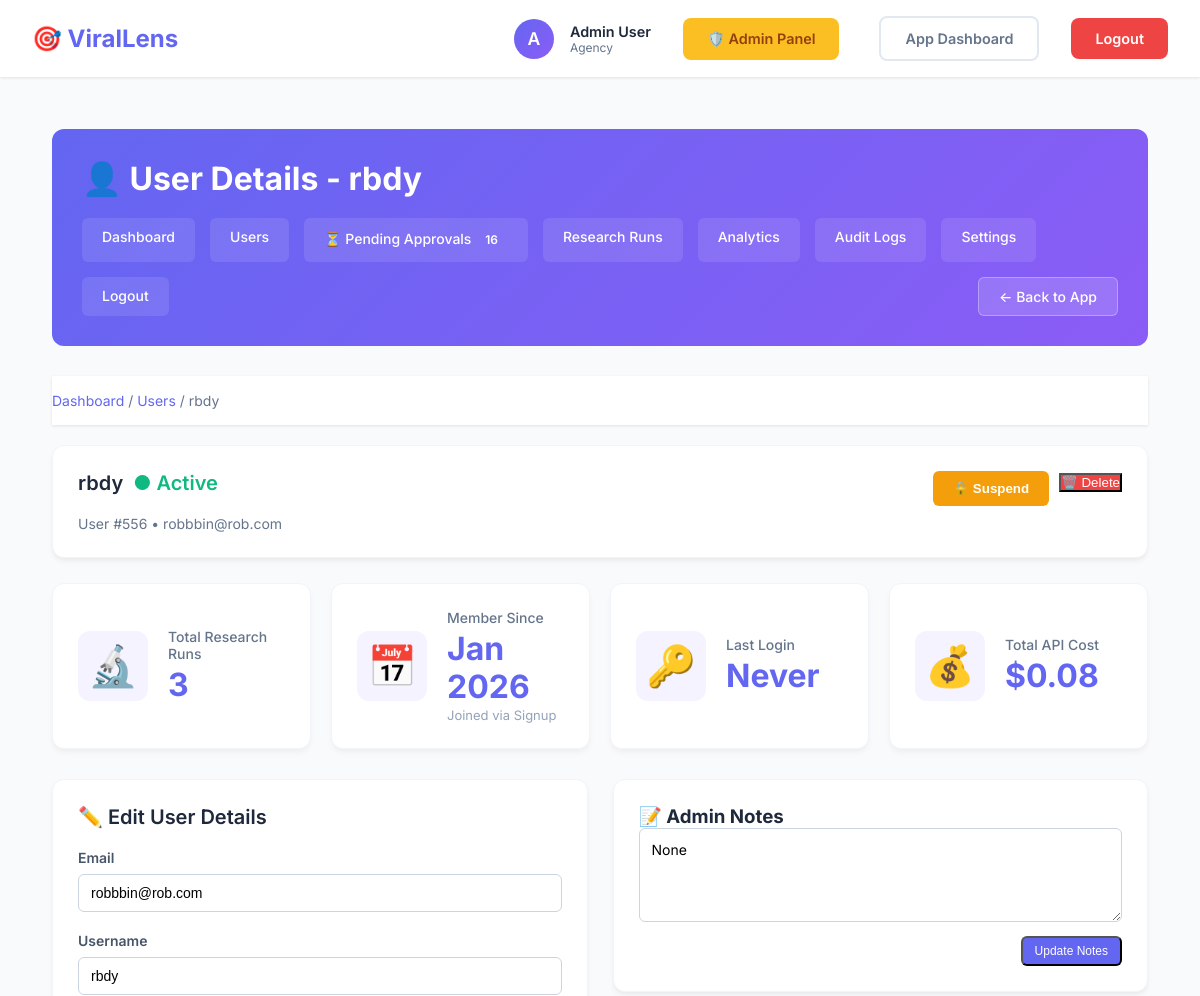
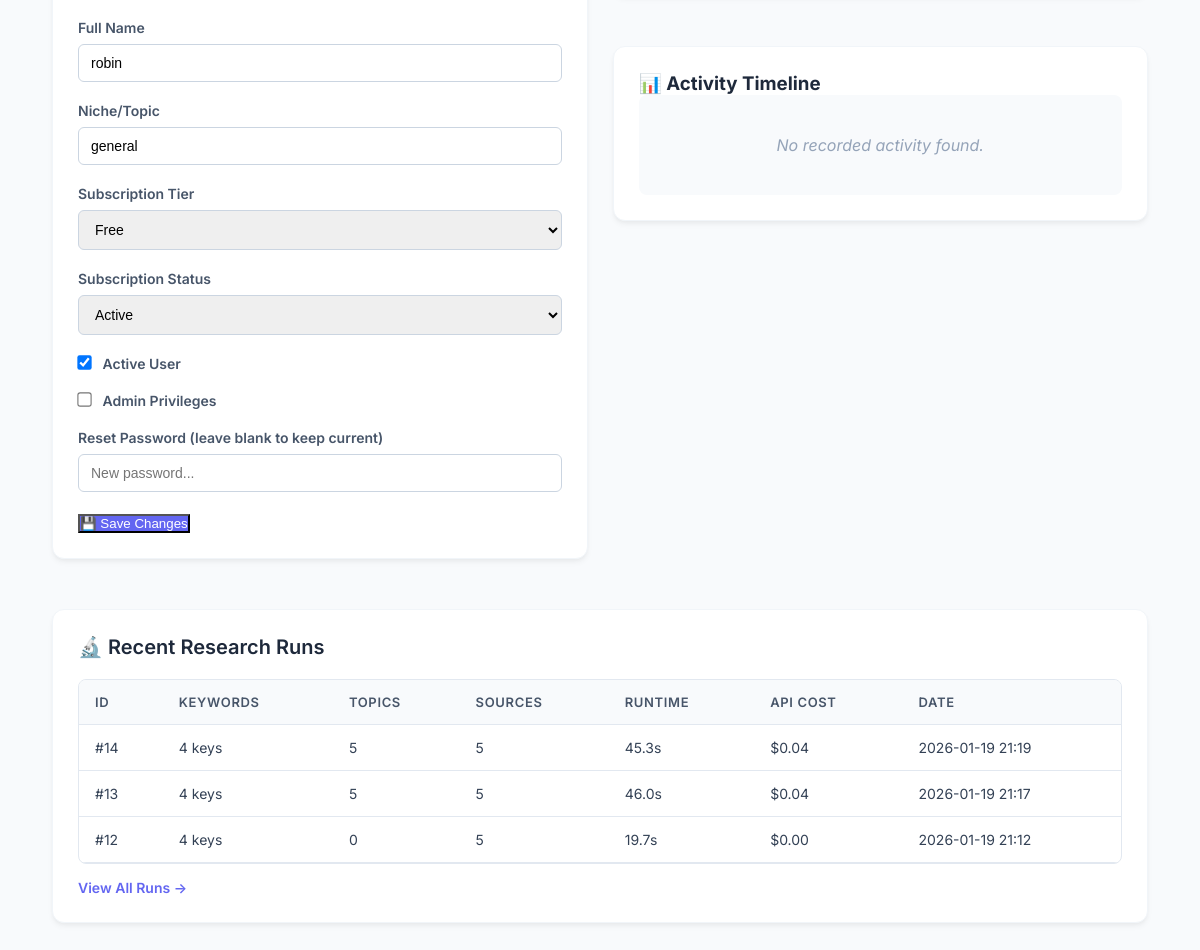
Screenshot of /admin/users/556 (signed in) with the database file from the repository (2 pictures, top to bottom).
### models.py (models this page shows, shortened)
class User(UserMixin, db.Model):
    __tablename__ = 'users'
    id = db.Column(db.Integer, primary_key=True)
    email = db.Column(db.String(120), unique=True, nullable=False, index=True)
    username = db.Column(db.String(80), unique=True, nullable=False, index=True)
    password_hash = db.Column(db.String(255), nullable=False)
    full_name = db.Column(db.String(120))
    niche = db.Column(db.String(50))  # automotive, royal_family, tech, etc.
    subscription_tier = db.Column(db.String(20), default='free')  # free, pro, agency
    subscription_status = db.Column(db.String(20), default='active')  # active, cancelled, expired
    subscription_start = db.Column(db.DateTime)
    subscription_end = db.Column(db.DateTime)
    research_runs_this_month = db.Column(db.Integer, default=0)
    total_research_runs = db.Column(db.Integer, default=0)
    is_admin = db.Column(db.Boolean, default=False)
    is_active = db.Column(db.Boolean, default=True)
    created_at = db.Column(db.DateTime, default=datetime.utcnow)
    last_login = db.Column(db.DateTime)
    approval_status = db.Column(db.String(20), default='approved', nullable=False) # pending, approved, rejected
    approved_by = db.Column(db.Integer, db.ForeignKey('users.id'), nullable=True)
    approved_at = db.Column(db.DateTime, nullable=True)
    rejection_reason = db.Column(db.Text, nullable=True)
    admin_notes = db.Column(db.Text, nullable=True)
    onboarding_completed = db.Column(db.Boolean, default=False)
    onboarding_step = db.Column(db.Integer, default=1) # Track progress
    research_runs = db.relationship('ResearchRun', backref='user', lazy='dynamic', cascade='all, delete-orphan')
    keywords = db.relationship('Keyword', backref='user', lazy='dynamic', cascade='all, delete-orphan')
    competitors = db.relationship('Competitor', backref='user', lazy='dynamic', cascade='all, delete-orphan')
    user_config = db.relationship('UserConfig', backref='user', uselist=False, cascade='all, delete-orphan')
    approver = db.relationship('User', remote_side='User.id', foreign_keys=[approved_by])

class ResearchRun(db.Model):
    __tablename__ = 'research_runs'
    id = db.Column(db.Integer, primary_key=True)
    user_id = db.Column(db.Integer, db.ForeignKey('users.id'), nullable=False, index=True)
    keywords = db.Column(db.JSON)  # List of keywords used
    topics_generated = db.Column(db.Integer, default=0)
    sources_successful = db.Column(db.Integer, default=0)
    runtime_seconds = db.Column(db.Float)
    api_cost = db.Column(db.Float)
    json_report_path = db.Column(db.String(255))
    html_report_path = db.Column(db.String(255))
    topics_data = db.Column(db.JSON)
    created_at = db.Column(db.DateTime, default=datetime.utcnow, index=True)

### admin_routes.py (the view)
@admin_bp.route('/users/<int:user_id>')
@login_required
@admin_required
def user_detail(user_id):
    user_stats = get_user_stats(user_id)
    if not user_stats:
        flash('User not found.', 'error')
        return redirect(url_for('admin.users'))
    return render_template('admin/user_detail.html', **user_stats)

### admin_routes.py (called while the page is built)
@admin_bp.context_processor
def inject_pending_count():
    count = User.query.filter_by(approval_status='pending').count()
    return dict(pending_count=count)

### app.py (called while the page is built)
@login_manager.user_loader
def load_user(user_id):
    return User.query.get(int(user_id))

### utils/admin_utils.py (called while the page is built)
def admin_required(f):
    @wraps(f)
    def decorated_function(*args, **kwargs):
        if not current_user.is_authenticated:
            flash('Please log in to access this page.', 'error')
            return redirect(url_for('login'))
        if not current_user.is_admin:
            flash('Access denied. Admin privileges required.', 'error')
            return redirect(url_for('dashboard'))
        return f(*args, **kwargs)
    return decorated_function

### templates/admin/user_detail.html (shortened to what this page needs)
{% extends "admin/base_admin.html" %}
{% block header_title %}👤 User Details - {{ user.username }}{% endblock %}
{% block admin_content %}
<nav class="breadcrumb">
    <a href="{{ url_for('admin.dashboard') }}">Dashboard</a> /
    <a href="{{ url_for('admin.users') }}">Users</a> /
    <span>{{ user.username }}</span>
</nav>
<div class="section-card">
    <div class="user-header">
        <div>
            <h2>
                {{ user.username }}
                {% if user.is_active %}
                <span class="status-active">● Active</span>
                {% else %}
                <span class="status-inactive">● Inactive</span>
                {% endif %}
            </h2>
            <p class="user-meta">
                User #{{ user.id }} • {{ user.email }}
            </p>
        </div>
        <div class="user-actions">
            <form method="post" action="{{ url_for('admin.suspend_user', user_id=user.id) }}" style="display: inline;">
                <button type="submit" class="btn-warning">
                    {% if user.is_active %}🔒 Suspend{% else %}✅ Reactivate{% endif %}
                </button>
            </form>
            <form method="post" action="{{ url_for('admin.delete_user', user_id=user.id) }}"
                onsubmit="return confirm('Are you sure you want to delete this user? This action cannot be undone.')"
                style="display: inline;">
                <button type="submit" class="btn-danger">🗑️ Delete</button>
            </form>
        </div>
    </div>
</div>
<div class="stats-grid">
    <div class="stat-card">
        <div class="stat-icon">🔬</div>
        <div class="stat-content">
            <div class="stat-label">Total Research Runs</div>
            <div class="stat-value">{{ total_research_runs }}</div>
        </div>
    </div>
    <div class="stat-card">
        <div class="stat-icon">📅</div>
        <div class="stat-content">
            <div class="stat-label">Member Since</div>
            <div class="stat-value">{{ user.created_at.strftime('%b %Y') if user.created_at else 'N/A' }}</div>
            <div class="stat-detail">Joined via Signup</div>
        </div>
    </div>
    <div class="stat-card">
        <div class="stat-icon">🔑</div>
        <div class="stat-content">
            <div class="stat-label">Last Login</div>
            <div class="stat-value">{{ user.last_login.strftime('%b %d') if user.last_login else 'Never' }}</div>
        </div>
    </div>
    <div class="stat-card">
        <div class="stat-icon">💰</div>
        <div class="stat-content">
            <div class="stat-label">Total API Cost</div>
            <div class="stat-value">${{ "%.2f"|format(total_api_cost) }}</div>
        </div>
    </div>
</div>
<div class="admin-content-grid">
    <div class="section-card">
        <h2>✏️ Edit User Details</h2>
        <form method="post" action="{{ url_for('admin.edit_user', user_id=user.id) }}">
            <div class="form-group">
                <label>Email</label>
                <input type="email" name="email" value="{{ user.email }}" required>
            </div>
            <div class="form-group">
                <label>Username</label>
                <input type="text" name="username" value="{{ user.username }}" required>
            </div>
            <div class="form-group">
                <label>Full Name</label>
                <input type="text" name="full_name" value="{{ user.full_name or '' }}">
            </div>
            <div class="form-group">
                <label>Niche/Topic</label>
                <input type="text" name="niche" value="{{ user.niche or '' }}">
            </div>
            <div class="form-group">
                <label>Subscription Tier</label>
                <select name="subscription_tier">
                    <option value="free" {% if user.subscription_tier=='free' %}selected{% endif %}>Free</option>
                </select>
            </div>
            <div class="form-group">
                <label>Subscription Status</label>
                <select name="subscription_status">
                    <option value="active" {% if user.subscription_status=='active' %}selected{% endif %}>Active
                    </option>
                </select>
            </div>
            <div class="form-group">
                <label>
                    <input type="checkbox" name="is_active" {% if user.is_active %}checked{% endif %}>
                    Active User
                </label>
            </div>
            <div class="form-group">
                <label>
                    <input type="checkbox" name="is_admin" {% if user.is_admin %}checked{% endif %}>
                    Admin Privileges
                </label>
            </div>
            <div class="form-group">
                <label>Reset Password (leave blank to keep current)</label>
                <input type="password" name="new_password" placeholder="New password...">
            </div>
            <button type="submit" class="btn-primary">💾 Save Changes</button>
        </form>
    </div>
    <div style="display: flex; flex-direction: column; gap: 25px;">
        <div class="section-card">
            <h3>📝 Admin Notes</h3>
            <textarea id="admin-notes" rows="4"
                placeholder="Internal notes about this user...">{{ user.admin_notes if user.admin_notes is defined else '' }}</textarea>
            <div style="text-align: right;">
                <button class="btn-sm btn-primary" onclick="saveNotes()">Update Notes</button>
            </div>
        </div>
        <div class="section-card">
            <h3>📊 Activity Timeline</h3>
            <div id="activity-timeline" class="activity-timeline">
            </div>
        </div>
    </div>
</div>
<div class="section-card">
    <h2>🔬 Recent Research Runs</h2>
    {% if recent_research %}
    <div class="table-responsive">
        <table class="admin-table">
            <thead>
                <tr>
                    <th>ID</th>
                    <th>Keywords</th>
                    <th>Topics</th>
                    <th>Sources</th>
                    <th>Runtime</th>
                    <th>API Cost</th>
                    <th>Date</th>
                </tr>
            </thead>
            <tbody>
                {% for run in recent_research %}
                <tr>
                    <td>#{{ run.id }}</td>
                    <td>{{ run.keywords|length if run.keywords else 0 }} keys</td>
                    <td>{{ run.topics_generated }}</td>
                    <td>{{ run.sources_successful }}</td>
                    <td>{{ "%.1f"|format(run.runtime_seconds) }}s</td>
                    <td>${{ "%.2f"|format(run.api_cost) if run.api_cost else '0.00' }}</td>
                    <td>{{ run.created_at.strftime('%Y-%m-%d %H:%M') if run.created_at else '-' }}</td>
                </tr>
                {% endfor %}
            </tbody>
        </table>
    </div>
    <a href="{{ url_for('admin.research_runs', user_id=user.id) }}" class="btn-link">View All Runs →</a>
    {% else %}
    <p class="no-data">No research runs yet</p>
    {% endif %}
</div>
{% endblock %}

### templates/base.html (shortened to what this page needs)
<!DOCTYPE html>
<html lang="en">
<head>
</head>
<body>
    <nav>
        <div class="container">
            <a href="{{ url_for('dashboard') }}" class="logo">
                🎯 ViralLens
            </a>
            {% if current_user.is_authenticated %}
            <div class="nav-right">
                <div class="user-info">
                    <div class="user-avatar">
                        {{ current_user.username[0].upper() }}
                    </div>
                    <div class="user-details">
                        <div class="user-name">{{ current_user.full_name or current_user.username }}</div>
                        <div class="user-tier">{{ current_user.subscription_tier }}</div>
                    </div>
                </div>
                {% if current_user.is_admin %}
                <a href="{{ url_for('admin.dashboard') }}" class="btn"
                    style="background: #fbbf24; color: #92400e; margin-right: 0.5rem;">🛡️ Admin Panel</a>
                {% endif %}
                <a href="{{ url_for('dashboard') }}" class="btn btn-outline">App Dashboard</a>
                <a href="{{ url_for('logout') }}" class="btn btn-danger">Logout</a>
            </div>
            {% endif %}
        </div>
    </nav>
    <div class="container">
        {% block content %}{% endblock %}
    </div>
</body>
</html>

### templates/base.html (style rules this page uses)
* { margin: 0; padding: 0; box-sizing: border-box; }
:root { --primary: #6366f1; --primary-dark: #4f46e5; --secondary: #8b5cf6; --success: #10b981; --danger: #ef4444; --warning: #f59e0b; --dark: #1e293b; --gray: #64748b; --light: #f8fafc; --white: #ffffff; }
body { font-family: 'Inter', -apple-system, BlinkMacSystemFont, 'Segoe UI', Roboto, sans-serif; background: var(--light); color: var(--dark); min-height: 100vh; }
nav { background: var(--white); box-shadow: 0 1px 3px rgba(0, 0, 0, 0.1); padding: 1rem 0; position: sticky; top: 0; z-index: 100; }
nav .container { max-width: 1400px; margin: 0 auto; padding: 0 2rem; display: flex; justify-content: space-between; align-items: center; }
.logo { font-size: 1.5rem; font-weight: 700; color: var(--primary); text-decoration: none; display: flex; align-items: center; gap: 0.5rem; }
.nav-right { display: flex; align-items: center; gap: 2rem; }
.user-info { display: flex; align-items: center; gap: 1rem; }
.user-avatar { width: 40px; height: 40px; border-radius: 50%; background: linear-gradient(135deg, var(--primary), var(--secondary)); display: flex; align-items: center; justify-content: center; color: white; font-weight: 600; font-size: 1.1rem; }
.user-details { display: flex; flex-direction: column; }
.user-name { font-weight: 600; color: var(--dark); font-size: 0.9rem; }
.user-tier { font-size: 0.75rem; color: var(--gray); text-transform: capitalize; }
.btn { padding: 0.75rem 1.5rem; border-radius: 0.5rem; text-decoration: none; font-weight: 600; transition: all 0.3s; display: inline-block; border: none; cursor: pointer; font-size: 0.9rem; }
.btn-primary { background: var(--primary); color: var(--white); }
.btn-danger { background: var(--danger); color: var(--white); }
.btn-outline { background: transparent; color: var(--gray); border: 2px solid #e2e8f0; }
.container { max-width: 1400px; margin: 0 auto; padding: 2rem; }

### templates/admin/user_detail.html (style rules this page uses)
.breadcrumb { margin-bottom: 20px; color: #64748b; font-size: 14px; }
.breadcrumb a { color: #6366f1; text-decoration: none; }
.user-header { display: flex; justify-content: space-between; align-items: start; margin-bottom: 0; }
.user-meta { color: #64748b; font-size: 14px; margin: 5px 0 0 0; }
.user-actions { display: flex; gap: 10px; }
.activity-timeline { display: flex; flex-direction: column; gap: 15px; max-height: 400px; overflow-y: auto; }
textarea { width: 100%; padding: 12px; border: 1px solid #cbd5e1; border-radius: 6px; margin-bottom: 10px; font-family: inherit; font-size: 14px; resize: vertical; }

### rows the page displays
User: username "A", full_name "Admin User", subscription_tier "Agency"
User: username "rbdy", id "556", email "robbbin@rob.com", created_at "Jan 2026", last_login "Never", full_name "robin", niche "general", subscription_tier "Free", subscription_status "Active", is_active "☑", admin_notes "None"
ResearchRun: id "14", keywords|length "4", topics_generated "5", sources_successful "5", runtime_seconds "45.3", api_cost "0.04", created_at "2026-01-19 21:19"
ResearchRun: id "13", keywords|length "4", topics_generated "5", sources_successful "5", runtime_seconds "46.0", api_cost "0.04", created_at "2026-01-19 21:17"
ResearchRun: id "12", keywords|length "4", topics_generated "0", sources_successful "5", runtime_seconds "19.7", api_cost "0.00", created_at "2026-01-19 21:12"

### other values shown
{{ pending_count }} "16"
{{ total_research_runs }} "3"
{{ "%.2f"|format(total_api_cost) }} "0.08"
